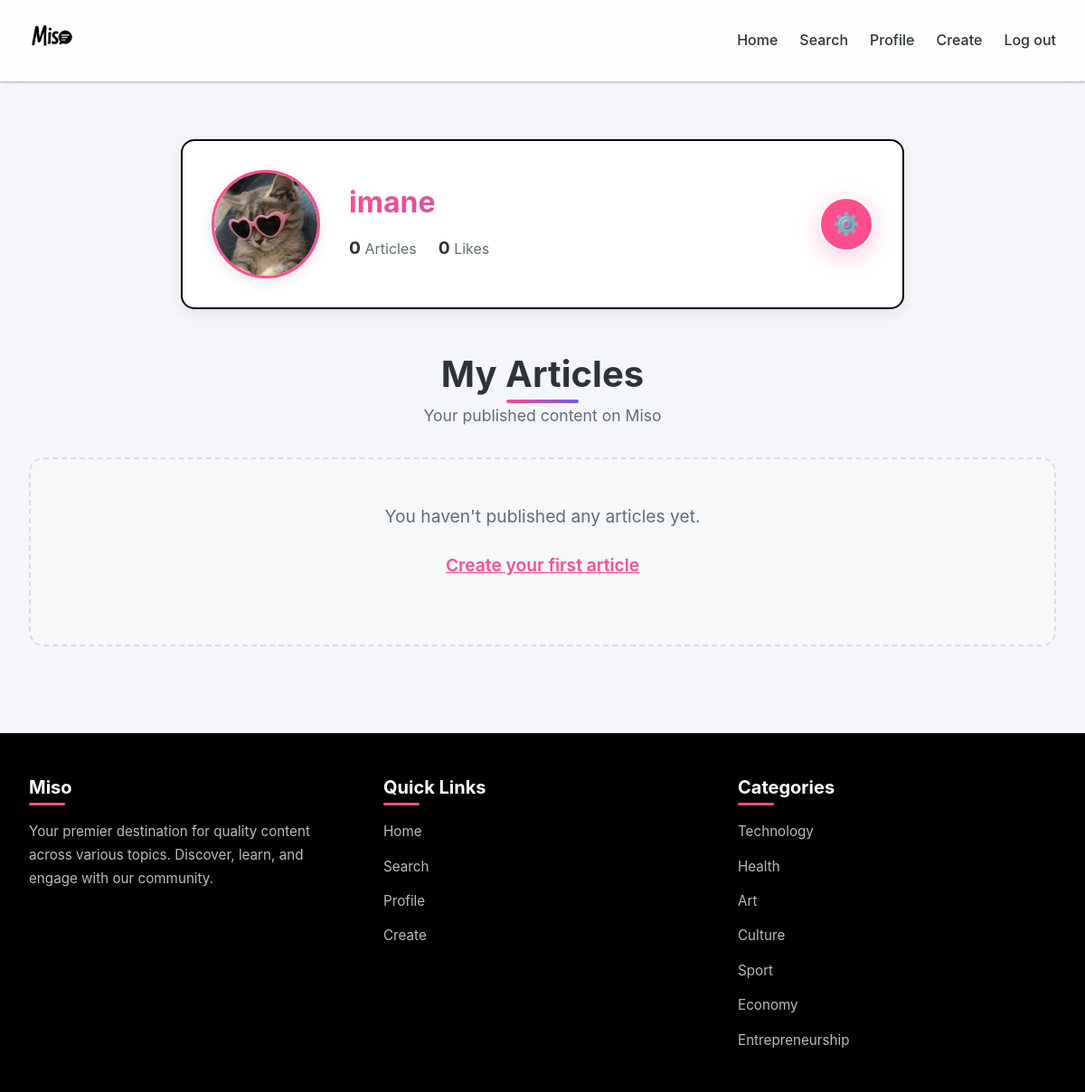
The app's page /profile (signed in) with its own data.
### app.py (models this page shows)
class User(db.Model):
    id = db.Column(db.Integer, primary_key=True)
    username = db.Column(db.String(80), unique=True, nullable=False)
    email = db.Column(db.String(120), unique=True, nullable=False)
    password = db.Column(db.String(200), nullable=False)
    profile_pic = db.Column(db.String(200), default='default.jpg')
    articles = db.relationship('Article', backref='author', lazy=True)
    liked_articles = db.relationship('Like', backref='user', lazy=True, foreign_keys='Like.user_id')
    comments = db.relationship('Comment', backref='author', lazy=True)
    discussion_messages = db.relationship('DiscussionMessage', backref='author', lazy=True)

### app.py (the view)
@app.route('/profile')
def profile():
    if 'user_id' not in session:
        return redirect(url_for('login'))
    user = User.query.get(session['user_id'])
    articles = Article.query.filter_by(author_id=user.id).order_by(Article.id.desc()).all()
    likes_count = db.session.query(db.func.count(Like.id))\
                           .join(Article, Like.article_id == Article.id)\
                           .filter(Article.author_id == user.id)\
                           .scalar() or 0
    return render_template('profile.html',
                         user=user,
                         articles=articles,
                         likes_count=likes_count)

### templates/profile.html (shortened to what this page needs)
<!DOCTYPE html>
<html>
<head>
    <link rel="stylesheet" href="{{ url_for('static', filename='css/profile_page.css') }}">
</head>
<body>
    <header class="navbar">
        <a href="{{ url_for('home_after_login') }}" class="mi">
            <img src="{{ url_for('static', filename='images/logo.png') }}" alt="Miso Logo" class="logo-img">
        </a>
        <nav class="navbar-links">
            <ul>
                <li><a href="{{ url_for('home_after_login') }}">Home</a></li>
                <li><a href="{{ url_for('search') }}">Search</a></li>
                <li><a href="{{ url_for('profile') }}">Profile</a></li>
                <li><a href="{{ url_for('create') }}">Create</a></li>
                <li><a href="{{ url_for('logout') }}">Log out</a></li>
            </ul>
        </nav>
    </header>
    <div class="main-content">
        <div class="profile-card">
            <div class="profile-content">
                <img src="{{ url_for('static', filename='uploads/' + user.profile_pic) }}"
                     class="profile-picture"
                     onerror="this.src='{{ url_for('static', filename='images/default-profile.jpg') }}'">
                <div class="profile-info">
                    <h1 class="user-name">{{ user.username }}</h1>
                    <div class="stats">
                        <span class="stat"><strong>{{ articles|length }}</strong> Articles</span>
                        <div class="stat">
                            <strong>{{ likes_count }}</strong> Likes
                        </div>
                    </div>
                </div>
                <button class="settings-toggle" id="settingsToggle">⚙️</button>
            </div>
        </div>
        <section class="content-section">
            <div class="section-header">
                <h2>My Articles</h2>
                <p>Your published content on Miso</p>
            </div>
            <div class="articles-grid">
                {% for article in articles %}
                <div class="card">
                    <div class="header">
                        <div class="image" style="background-image: url('{{ url_for('static', filename='uploads/' + article.image_url) }}')">
                            <span class="tag">{{ article.category|capitalize }}</span>
                            <div class="article-menu">
                                <button class="menu-toggle">⋯</button>
                                <div class="menu-options">
                                    <button class="delete-article" onclick="deleteArticle({{ article.id }}, this)">
                                        Delete Article
                                    </button>
                                </div>
                            </div>
                        </div>
                        <div class="date">
                            <span>{{ article.date }}</span>
                        </div>
                    </div>
                    <div class="info">
                        <a href="{{ url_for('article_view', id=article.id) }}" class="block">
                            <span class="title">{{ article.title }}</span>
                        </a>
                        <p class="description">{{ article.excerpt | safe}}</p>
                    </div>
                </div>
                {% else %}
                <div class="no-results">
                    <p>You haven't published any articles yet.</p>
                    <p><a href="{{ url_for('create') }}" style="color: var(--primary);">Create your first article</a></p>
                </div>
                {% endfor %}
            </div>
        </section>
    </div>
    <footer class="footer">
        <div class="footer-content">
            <div class="footer-column">
                <h3>Miso</h3>
                <p>Your premier destination for quality content across various topics. Discover, learn, and engage with our community.</p>
            </div>
            <div class="footer-column">
                <h3>Quick Links</h3>
                <ul>
                    <li><a href="{{ url_for('home_after_login') }}">Home</a></li>
                    <li><a href="{{ url_for('search') }}">Search</a></li>
                    <li><a href="{{ url_for('profile') }}">Profile</a></li>
                    <li><a href="{{ url_for('create') }}">Create</a></li>
                </ul>
            </div>
            <div class="footer-column">
                <h3>Categories</h3>
                <ul>
                    <li><a href="{{ url_for('search', category='technology') }}">Technology</a></li>
                    <li><a href="{{ url_for('search', category='health') }}">Health</a></li>
                    <li><a href="{{ url_for('search', category='art') }}">Art</a></li>
                    <li><a href="{{ url_for('search', category='culture') }}">Culture</a></li>
                    <li><a href="{{ url_for('search', category='sport') }}">Sport</a></li>
                    <li><a href="{{ url_for('search', category='economy') }}">Economy</a></li>
                    <li><a href="{{ url_for('search', category='entrepreneurship') }}">Entrepreneurship</a></li>
                </ul>
            </div>
        </div>
    </footer>
</body>
</html>

### records on screen
User: profile_pic (picture), username "imane"

### other values on screen
{{ articles|length }} "0"
{{ likes_count }} "0"
